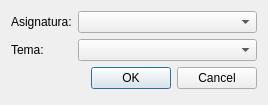
<?xml version="1.0" encoding="UTF-8"?>
<ui version="4.0">
 <class>CuestionarioForm</class>
 <widget class="QWidget" name="CuestionarioForm">
  <property name="geometry">
   <rect>
    <x>0</x>
    <y>0</y>
    <width>268</width>
    <height>105</height>
   </rect>
  </property>
  <property name="windowTitle">
   <string>Cuestionario</string>
  </property>
  <property name="windowIcon">
   <iconset>
    <normaloff>../Recursos/Cuestionario.png</normaloff>../Recursos/Cuestionario.png</iconset>
  </property>
  <layout class="QFormLayout" name="formLayout">
   <item row="0" column="0">
    <widget class="QLabel" name="label">
     <property name="text">
      <string>Asignatura:</string>
     </property>
    </widget>
   </item>
   <item row="0" column="1">
    <widget class="QComboBox" name="cmbAsignaturas"/>
   </item>
   <item row="1" column="0">
    <widget class="QLabel" name="label_2">
     <property name="text">
      <string>Tema:</string>
     </property>
    </widget>
   </item>
   <item row="1" column="1">
    <widget class="QComboBox" name="cmbTemas"/>
   </item>
   <item row="2" column="1">
    <widget class="QDialogButtonBox" name="buttonBox">
     <property name="standardButtons">
      <set>QDialogButtonBox::Cancel|QDialogButtonBox::Ok</set>
     </property>
    </widget>
   </item>
  </layout>
 </widget>
 <resources/>
 <connections/>
</ui>
